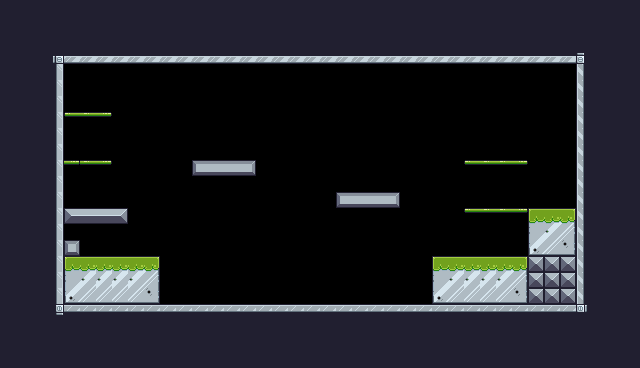

A 2D game scene composited from a Tiled map and its tileset images. What follows is a short description and the map's XML, with every tile layer's data as written:
An orthogonal 40x23 tile map with 16x16 px tiles, 1 tile layer (Background) and 28 objects (11x Fruit, 5x Platform, Player, Checkpoint).

<map version="1.10" tiledversion="1.10.2" orientation="orthogonal" renderorder="right-down" width="40" height="23" tilewidth="16" tileheight="16" infinite="0" nextlayerid="4" nextobjectid="38">
 <tileset firstgid="258" source="Texture5.tsx" />
 <layer id="1" name="Background" width="40" height="23">
  <properties>
   <property name="BackgroundColor" value="Gray" />
  </properties>
  <data encoding="csv">
369,369,369,369,369,369,369,369,369,369,369,369,369,369,369,369,369,369,369,369,369,369,369,369,369,369,369,369,369,369,369,369,369,369,369,369,369,369,369,369,
369,369,369,369,369,369,369,369,369,369,369,369,369,369,369,369,369,369,369,369,369,369,369,369,369,369,369,369,369,369,369,369,369,369,369,369,369,369,369,369,
369,369,369,369,369,369,369,369,369,369,369,369,369,369,369,369,369,369,369,369,369,369,369,369,369,369,369,369,369,369,369,369,369,369,369,369,369,369,369,369,
369,369,369,349,391,391,391,391,391,391,391,391,391,391,391,391,391,391,391,391,391,391,391,391,391,391,391,391,391,391,391,391,391,391,391,391,350,369,369,369,
369,369,369,370,0,0,0,0,0,0,0,0,0,0,0,0,0,0,0,0,0,0,0,0,0,0,0,0,0,0,0,0,0,0,0,0,368,369,369,369,
369,369,369,370,0,0,0,0,0,0,0,0,0,0,0,0,0,0,0,0,0,0,0,0,0,0,0,0,0,0,0,0,0,0,0,0,368,369,369,369,
369,369,369,370,0,0,0,0,0,0,0,0,0,0,0,0,0,0,0,0,0,0,0,0,0,0,0,0,0,0,0,0,0,0,0,0,368,369,369,369,
369,369,369,370,297,298,299,0,0,0,0,0,0,0,0,0,0,0,0,0,0,0,0,0,0,0,0,0,0,0,0,0,0,0,0,0,368,369,369,369,
369,369,369,370,0,0,0,0,0,0,0,0,0,0,0,0,0,0,0,0,0,0,0,0,0,0,0,0,0,0,0,0,0,0,0,0,368,369,369,369,
369,369,369,370,0,0,0,0,0,0,0,0,0,0,0,0,0,0,0,0,0,0,0,0,0,0,0,0,0,0,0,0,0,0,0,0,368,369,369,369,
369,369,369,370,299,298,299,0,0,0,0,0,358,359,359,360,0,0,0,0,0,0,0,0,0,0,0,0,0,297,298,298,299,0,0,0,368,369,369,369,
369,369,369,370,0,0,0,0,0,0,0,0,0,0,0,0,0,0,0,0,0,0,0,0,0,0,0,0,0,0,0,0,0,0,0,0,368,369,369,369,
369,369,369,370,0,0,0,0,0,0,0,0,0,0,0,0,0,0,0,0,0,358,359,359,360,0,0,0,0,0,0,0,0,0,0,0,368,369,369,369,
369,369,369,370,270,271,271,272,0,0,0,0,0,0,0,0,0,0,0,0,0,0,0,0,0,0,0,0,0,297,298,298,299,264,265,266,368,369,369,369,
369,369,369,370,0,0,0,0,0,0,0,0,0,0,0,0,0,0,0,0,0,0,0,0,0,0,0,0,0,0,0,0,0,286,287,288,368,369,369,369,
369,369,369,370,380,0,0,0,0,0,0,0,0,0,0,0,0,0,0,0,0,0,0,0,0,0,0,0,0,0,0,0,0,308,309,310,368,369,369,369,
369,369,369,370,264,265,265,265,265,266,416,0,0,0,0,0,0,0,0,0,0,0,0,0,0,0,0,264,265,265,265,265,266,292,292,292,368,369,369,369,
369,369,369,370,286,287,287,287,287,288,416,416,416,416,416,416,416,416,416,416,416,416,416,416,416,416,416,286,287,287,287,287,288,292,292,292,368,369,369,369,
369,369,369,370,308,309,309,309,309,310,0,0,0,0,0,0,0,0,0,0,0,0,0,0,0,0,0,308,309,309,309,309,310,292,292,292,368,369,369,369,
369,369,369,371,347,347,347,347,347,347,347,347,347,347,347,347,347,347,347,347,347,347,347,347,347,347,347,347,347,347,347,347,347,347,347,347,372,369,369,369,
369,369,369,369,369,369,369,369,369,369,369,369,369,369,369,369,369,369,369,369,369,369,369,369,369,369,369,369,369,369,369,369,369,369,369,369,369,369,369,369,
369,369,369,369,369,369,369,369,369,369,369,369,369,369,369,369,369,369,369,369,369,369,369,369,369,369,369,369,369,369,369,369,369,369,369,369,369,369,369,369,
369,369,369,369,369,369,369,369,369,369,369,369,369,369,369,369,369,369,369,369,369,369,369,369,369,369,369,369,369,369,369,369,369,369,369,369,369,369,369,369
</data>
 </layer>
 <objectgroup id="2" name="Spawnpoints">
  <object id="4" name="Player" type="Player" x="128" y="224" width="32" height="32" />
  <object id="21" name="Bananas" type="Fruit" x="80" y="80" width="32" height="32" />
  <object id="22" name="Orange" type="Fruit" x="80" y="128" width="32" height="32" />
  <object id="23" name="Apple" type="Fruit" x="80" y="176" width="32" height="32" />
  <object id="24" name="Cherries" type="Fruit" x="192" y="128" width="32" height="32" />
  <object id="25" name="Cherries" type="Fruit" x="224" y="128" width="32" height="32" />
  <object id="26" name="Cherries" type="Fruit" x="208" y="96" width="32" height="32" />
  <object id="27" name="Cherries" type="Fruit" x="336" y="160" width="32" height="32" />
  <object id="28" name="Cherries" type="Fruit" x="368" y="160" width="32" height="32" />
  <object id="29" name="Cherries" type="Fruit" x="352" y="128" width="32" height="32" />
  <object id="30" name="Kiwi" type="Fruit" x="480" y="128" width="32" height="32" />
  <object id="31" name="Kiwi" type="Fruit" x="480" y="176" width="32" height="32" />
  <object id="36" type="Checkpoint" x="512" y="144" width="64" height="64" />
 </objectgroup>
 <objectgroup id="3" name="Collisions">
  <object id="7" x="48" y="48" width="16" height="272" />
  <object id="8" x="64" y="48" width="528" height="16" />
  <object id="9" x="576" y="64" width="16" height="256" />
  <object id="10" x="64" y="304" width="512" height="16" />
  <object id="11" x="64" y="240" width="16" height="16" />
  <object id="12" x="64" y="256" width="96" height="48" />
  <object id="13" x="192" y="160" width="64" height="16" />
  <object id="14" x="336" y="192" width="64" height="16" />
  <object id="15" x="432" y="256" width="96" height="48" />
  <object id="16" type="Platform" x="464" y="208" width="64" height="16" />
  <object id="17" type="Platform" x="464" y="160" width="64" height="16" />
  <object id="18" type="Platform" x="64" y="160" width="48" height="16" />
  <object id="19" type="Platform" x="64" y="112" width="48" height="16" />
  <object id="20" type="Platform" x="64" y="208" width="48" height="16" />
  <object id="35" x="528" y="208" width="48" height="96" />
 </objectgroup>
</map>